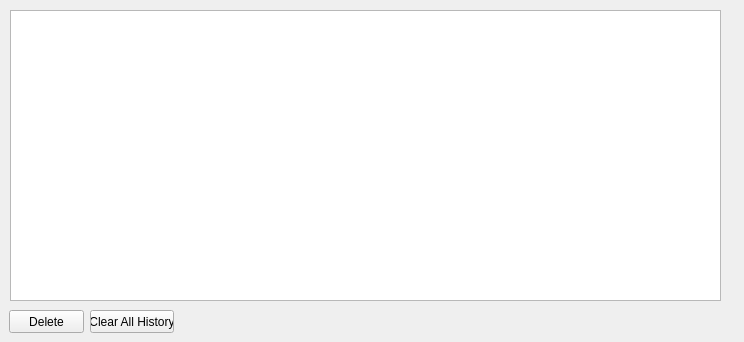
<?xml version="1.0" encoding="UTF-8"?>
<ui version="4.0">
 <class>HistoryManager</class>
 <widget class="QWidget" name="HistoryManager">
  <property name="geometry">
   <rect>
    <x>0</x>
    <y>0</y>
    <width>744</width>
    <height>342</height>
   </rect>
  </property>
  <property name="windowTitle">
   <string>Form</string>
  </property>
  <widget class="QPushButton" name="deleteB">
   <property name="geometry">
    <rect>
     <x>9</x>
     <y>310</y>
     <width>75</width>
     <height>23</height>
    </rect>
   </property>
   <property name="text">
    <string>Delete</string>
   </property>
  </widget>
  <widget class="QPushButton" name="clearAll">
   <property name="geometry">
    <rect>
     <x>90</x>
     <y>310</y>
     <width>84</width>
     <height>23</height>
    </rect>
   </property>
   <property name="text">
    <string>Clear All History</string>
   </property>
  </widget>
  <widget class="HistoryTreeView" name="historyTree">
   <property name="geometry">
    <rect>
     <x>10</x>
     <y>10</y>
     <width>711</width>
     <height>291</height>
    </rect>
   </property>
   <property name="alternatingRowColors">
    <bool>true</bool>
   </property>
  </widget>
 </widget>
 <customwidgets>
  <customwidget>
   <class>HistoryTreeView</class>
   <extends>QTreeView</extends>
   <header>historytreeview.h</header>
  </customwidget>
 </customwidgets>
 <resources/>
 <connections/>
</ui>
